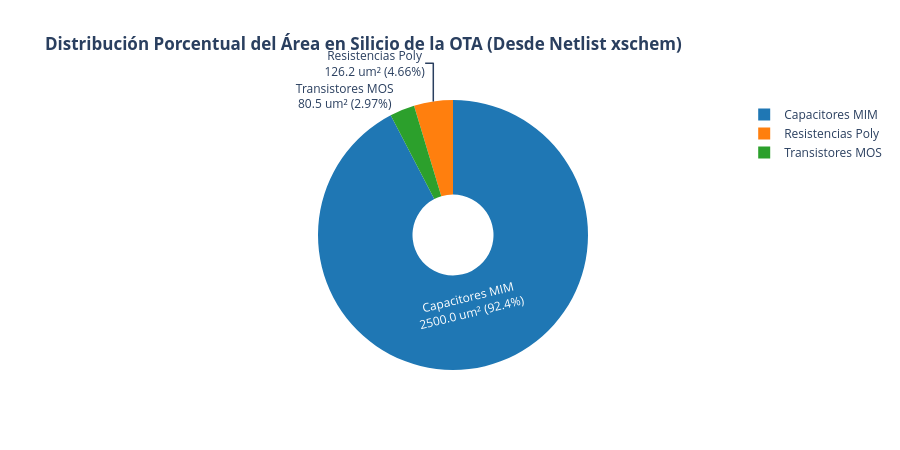

Notebook code for this chart:
### Code cell
# ==============================================================================
# ENCABEZADO: Estimación y Desglose Dinámico de Área Física en Silicio
# DESCRIPCIÓN: Escanea el netlist OTA.spice guardado en /headless/.xschem/simulations
#              para extraer las dimensiones exactas W, L, nf, mult de cada dispositivo.
# ==============================================================================

import re
import pandas as pd
import numpy as np
import plotly.graph_objects as go

spice_file = os.path.join(sim_dir, "OTA.spice")
if not os.path.exists(spice_file):
    spice_file = os.path.join(sim_dir, "OTA_tb.spice")
if not os.path.exists(spice_file):
    spice_file = os.path.join(xschem_dir, "OTA.spice")

with open(spice_file, 'r') as f:
    spice_content = f.read()

ota_subckt_m = re.search(r'\.subckt OTA\b.*?\n(.*?)\n\.ends', spice_content, re.DOTALL)
ota_body = ota_subckt_m.group(1) if ota_subckt_m else spice_content

instances = re.findall(r'^\s*(X\w+|C\w+|R\w+)\s+(.*?)$', ota_body, re.MULTILINE)

comp_list = []

for name, params in instances:
    if name.startswith('p') or 'ipin' in params or 'opin' in params:
        continue
        
    clean_name = name[1:] if name.startswith('X') else name
    
    w_m = re.search(r'\bW=([\d\.]+)', params, re.IGNORECASE)
    l_m = re.search(r'\bL=([\d\.]+)', params, re.IGNORECASE)
    nf_m = re.search(r'\bnf=([\d\.]+)', params, re.IGNORECASE)
    mult_m = re.search(r'\b(mult|m|MF)=([\d\.]+)', params, re.IGNORECASE)
    
    w = float(w_m.group(1)) if w_m else 1.0
    l = float(l_m.group(1)) if l_m else 0.5
    nf = int(nf_m.group(1)) if nf_m else 1
    mult = float(mult_m.group(2)) if mult_m else 1.0
    
    if 'res' in params or clean_name.startswith('R'):
        tipo = 'Resistencia Poly'
    elif 'cap' in params or clean_name.startswith('C'):
        tipo = 'Capacitor MIM'
    else:
        tipo = 'Transistor MOS'
        
    area_wl = w * l * mult
    comp_list.append({
        'Componente': clean_name,
        'Tipo': tipo,
        'W [um]': w,
        'L [um]': l,
        'nf': nf,
        'mult / MF': mult,
        'Área W×L [um²]': round(area_wl, 2)
    })

df_area = pd.DataFrame(comp_list)

area_mos_sum = df_area[df_area['Tipo'] == 'Transistor MOS']['Área W×L [um²]'].sum()
area_res_sum = df_area[df_area['Tipo'] == 'Resistencia Poly']['Área W×L [um²]'].sum()
area_cap_sum = df_area[df_area['Tipo'] == 'Capacitor MIM']['Área W×L [um²]'].sum()

area_bruta = area_mos_sum + area_res_sum + area_cap_sum
factor_overhead = 1.25  # Overhead 25% por interconexiones, contactos y guardrings
area_estimada_layout = area_bruta * factor_overhead

print("=== DESGLOSE DINÁMICO DE ÁREA FÍSICA DESDE EL NETLIST EN /HEADLESS/.XSCHEM/SIMULATIONS ===")
display(df_area)

print("\n=== RESUMEN GLOBAL DE ÁREA ===")
print(f"• Área Transistores MOS (W×L):   {area_mos_sum:8.2f} um²  ({(area_mos_sum/area_bruta*100) if area_bruta else 0:5.1f}%)")
print(f"• Área Resistencias Poly (W×L):  {area_res_sum:8.2f} um²  ({(area_res_sum/area_bruta*100) if area_bruta else 0:5.1f}%)")
print(f"• Área Capacitores MIM (W×L):    {area_cap_sum:8.2f} um²  ({(area_cap_sum/area_bruta*100) if area_bruta else 0:5.1f}%)")
print(f"-------------------------------------------------------------")
print(f"• Área Bruta Componentes (W×L):  {area_bruta:8.2f} um²")
print(f"• Área Estimada Layout (1.25x):  {area_estimada_layout:8.2f} um²  ({area_estimada_layout/1e6:.6f} mm²)")
print(f"• Dimensión Cuadrada Est.:      {np.sqrt(area_estimada_layout):.1f} um x {np.sqrt(area_estimada_layout):.1f} um")

pie_labels = []
pie_values = []

if area_cap_sum > 0:
    pie_labels.append('Capacitores MIM')
    pie_values.append(area_cap_sum)
if area_res_sum > 0:
    pie_labels.append('Resistencias Poly')
    pie_values.append(area_res_sum)
if area_mos_sum > 0:
    pie_labels.append('Transistores MOS')
    pie_values.append(area_mos_sum)

fig_pie = go.Figure(data=[go.Pie(
    labels=pie_labels,
    values=pie_values,
    hole=.3,
    marker_colors=['#1f77b4', '#ff7f0e', '#2ca02c'],
    textinfo='label+percent+value',
    texttemplate='%{label}<br>%{value:.1f} um² (%{percent})'
)])

fig_pie.update_layout(
    title_text="<b>Distribución Porcentual del Área en Silicio de la OTA (Desde Netlist xschem)</b>",
    template="plotly_white",
    height=450
)
fig_pie.show()

### Figure 1 — Plotly figure (JSON) as saved in the notebook; plotly's stock layout.template omitted (floating-point values rounded to 4 significant figures)
{"data": [{"hole": 0.3, "labels": ["Capacitores MIM", "Resistencias Poly", "Transistores MOS"], "marker": {"colors": ["#1f77b4", "#ff7f0e", "#2ca02c"]}, "textinfo": "label+percent+value", "texttemplate": "%{label}<br>%{value:.1f} um² (%{percent})", "type": "pie", "values": [2500, 126.2, 80.45]}], "layout": {"height": 450, "title": {"text": "<b>Distribución Porcentual del Área en Silicio de la OTA (Desde Netlist xschem)</b>"}}}
